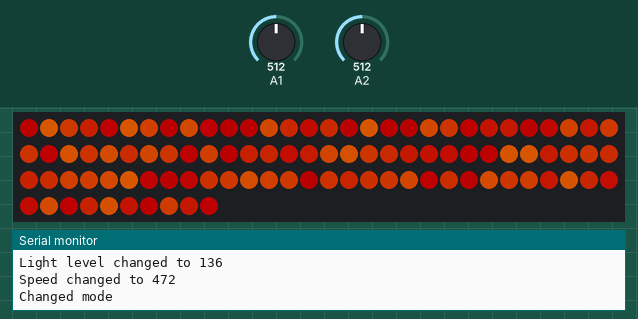
Bench run of a sketch on a simulated Arduino Uno, built with avr-gcc and run on an emulated ATmega328P. Shown: 100 RGB LEDs in strip order, left to right, continuing on the next row, the last lines printed to the serial monitor. The test bench sets the inputs (shaded band); at power-on: A2 = 512, A1 = 512. Dim RGB values are drawn brighter than linear.

Above: at 1.2 s.
1.3 s: A2 set to 716
3.5 s: A1 set to 0
At 4.3 s:
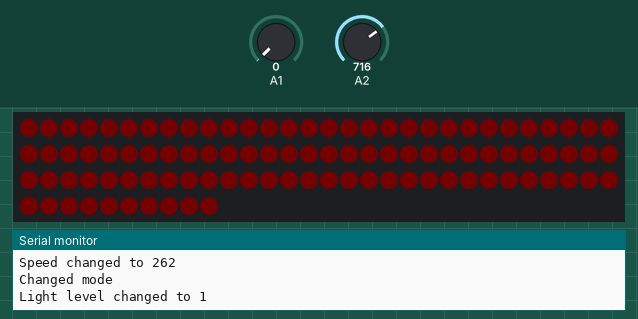
5.0 s: A1 set to 122
6.5 s: A2 set to 900
8.5 s: A2 set to 1023
11.3 s: A1 set to 0
Timing chart, 0 to 14.2 s (numbered marks = the images above; inputs shaded):
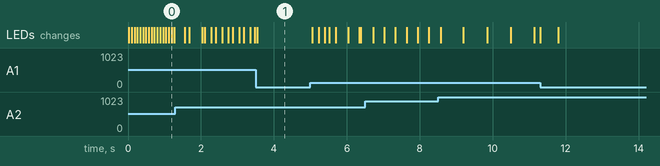

The sketch:

FireBar.ino
```cpp
//#include <Adafruit_NeoPixel.h>  // Library Manager > Adafruit NeoPixel Version >= 1.2.2
#include <WS2812FX.h>             // Library Manager > WS2812FX >= 1.1.9

//Led strip WS2812
#define WS2812PIN 3
#define WS2812PIXELS 100

//Lighting Mode
int speed = -10;

int potLightLevelLast = -10;
int potSpeedLast = -10;

//Light configuration
#define FIRE_START 0
#define FIRE_LENGTH 50

WS2812FX ws2812fx = WS2812FX(WS2812PIXELS, WS2812PIN, NEO_GRB + NEO_KHZ800);

void setup() {
	Serial.begin(115200);
	Serial.println("Start Elements light");
	ws2812fx.init();
	ws2812fx.setBrightness(1);
	ws2812fx.start();
}

void checkLightLevelPot() {
	int potLightLevel = analogRead(A1);
	potLightLevel = map(potLightLevel, 0, 960, 1, 255);
	//To avaoid flicker, only change level if +/-4 steps
	if ((potLightLevelLast-potLightLevel > 4) || (potLightLevelLast-potLightLevel < -4)) {
		Serial.print("Light level changed to ");
		Serial.println(potLightLevel);
		ws2812fx.setBrightness(potLightLevel);
		potLightLevelLast = potLightLevel;
	}

	int potSpeed = analogRead(A2);
	potSpeed = map(potSpeed, 0, 960, 1000, 10);
	//To avaoid flicker, only change speed if +/-4 steps
	if ((potSpeedLast-potSpeed > 4) || (potSpeedLast-potSpeed < -4)) {
		Serial.print("Speed changed to ");
		Serial.println(potSpeed);
		speed = potSpeed;
		potSpeedLast = potSpeed;
		changeMode();
	}
}

void changeMode() {
	Serial.println("Changed mode");
	ws2812fx.setSpeed(speed*14);
	ws2812fx.setColor(0xFF6600);
	ws2812fx.setMode(FX_MODE_FIRE_FLICKER_INTENSE);
}

void tick() {
	ws2812fx.service();
}

void loop() {
	checkLightLevelPot();
	tick();
	delay(20);
}
```
